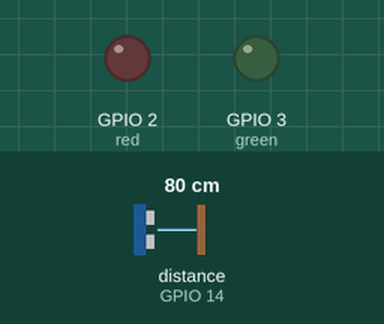
A program run on a simulated Raspberry Pi (BCM pin numbers). Shown: output pins drawn as LEDs (lit = HIGH). Dashed ring = blinking. Inputs (shaded band) come from the test bench; at power-on: distance to the obstacle (sensor on GPIO 14) 80 cm. The echo pulse lasts 58.3 µs per cm; what the program prints to the terminal is not drawn.

Above: at 1.2 s.
1.3 s: distance to the obstacle (sensor on GPIO 14) set to 4 cm
2.8 s: distance to the obstacle (sensor on GPIO 14) set to 2 cm
At 3.8 s:
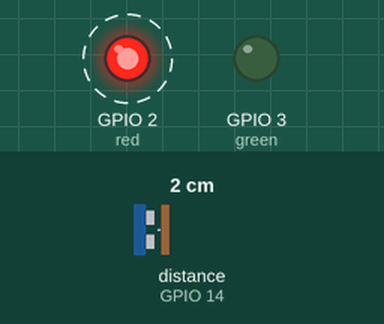
Timing chart, 0 to 11.8 s (numbered marks = the images above; inputs shaded):
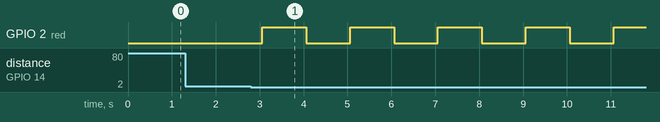

The program:

_____.py
```python
from gpiozero import LED, DistanceSensor
from gpiozero.pins.pigpio import PiGPIOFactory
from time import sleep

TRIGGER_PIN = 15
ECHO_PIN = 14
HIGHT = 0.2

# 硬件引脚定义
class App:
    def __init__(self):
        # 引脚定义
        self.dist_sensor = DistanceSensor(echo=ECHO_PIN, trigger=TRIGGER_PIN, max_distance=1, threshold_distance=0.02, pin_factory=PiGPIOFactory())
        self.red = LED(2)
        self.green = LED(3)

        self.red.off()
        self.green.off()

        # 状态变量
        self.alerting = False
        self.danger = False
        self.distance = 0
        # 事件绑定
        self.dist_sensor.when_in_range = self.in_range
        self.dist_sensor.when_out_of_range = self.out_of_range

    # 事件处理函数
    def in_range(self):
        self.red.blink()
        print('进入范围')
    def out_of_range(self):
        self.red.off()
        print('离开范围')

    # 主循环
    def loop(self):
        while True:
            self.distance = self.dist_sensor.distance                    # 测量距离
            self.distance = (self.dist_sensor.distance + 0.014402)/0.984 # 距离修正
            print(f'距离: {(self.distance):.4f} 米')
            sleep(1)


if __name__ == '__main__':
    app = App()
    app.loop()
```

Measured:
- the behaviour switches between 3 and 2 cm on distance to the obstacle (sensor on GPIO 14) (found by bisection; images 0 and 1)
- after the input at 1.3 s, every drawn part: stays the same
- after the input at 2.8 s, GPIO 2 (red): alternates HIGH for 1.0 s and LOW for 1.0 s, starting after 0.26 s
